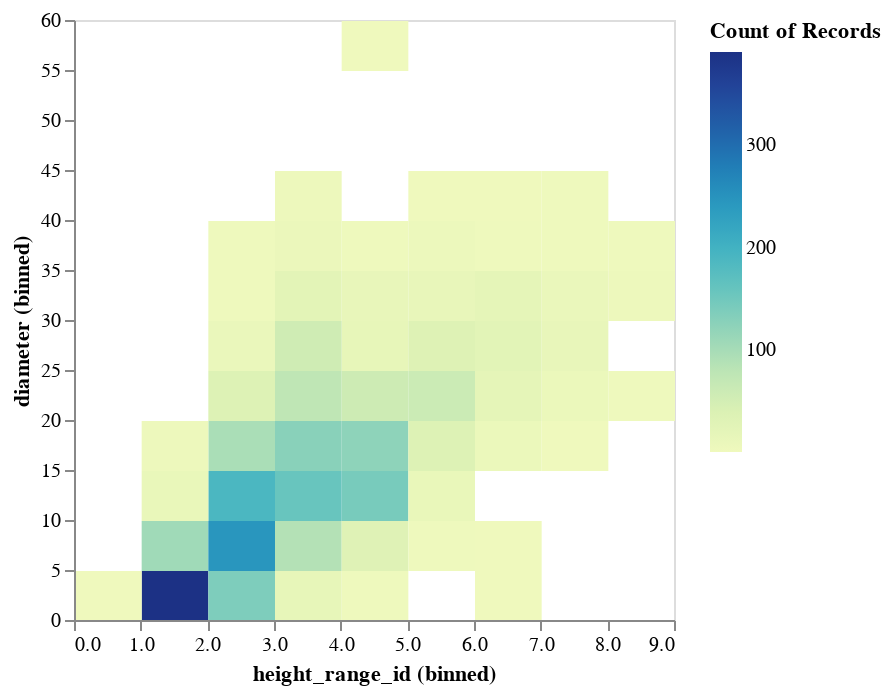

Notebook code for this chart:
### Markdown cell above
The data distribution in both the columns is skewed to the right with a few very large values. This means that majority of the trees fall between $1-4$ height range id and $0-20$ inches in diameter. Let's furhter if the two columns are related to each other using a 2D histogran to avoid any saturation issues.

I'd expect that the two columns to be positively correlated, taller trees would be expected to have a larger diameter.

### Code cell
alt.Chart(filtered_trees_df).mark_rect().encode(
    alt.X('height_range_id', bin = alt.Bin(maxbins = 15)), 
    alt.Y('diameter', bin = alt.Bin(maxbins = 25)),
    alt.Color('count()')
)

### Figure 1 — Vega-Lite specification as saved in the notebook (floating-point values rounded to 4 significant figures; data arrays with more than 128 entries replaced by an {"elided": "..."} marker saying what was removed)
{"config": {"view": {"continuousWidth": 300, "continuousHeight": 300}}, "data": {"name": "data-9eff53f91093f3b719bc3635419a336b"}, "mark": {"type": "rect"}, "encoding": {"color": {"aggregate": "count", "type": "quantitative"}, "x": {"bin": {"maxbins": 15}, "field": "height_range_id", "type": "quantitative"}, "y": {"bin": {"maxbins": 25}, "field": "diameter", "type": "quantitative"}}, "$schema": "https://vega.github.io/schema/vega-lite/v5.20.1.json", "datasets": {"data-9eff53f91093f3b719bc3635419a336b": {"elided": "2497 records"}}}
